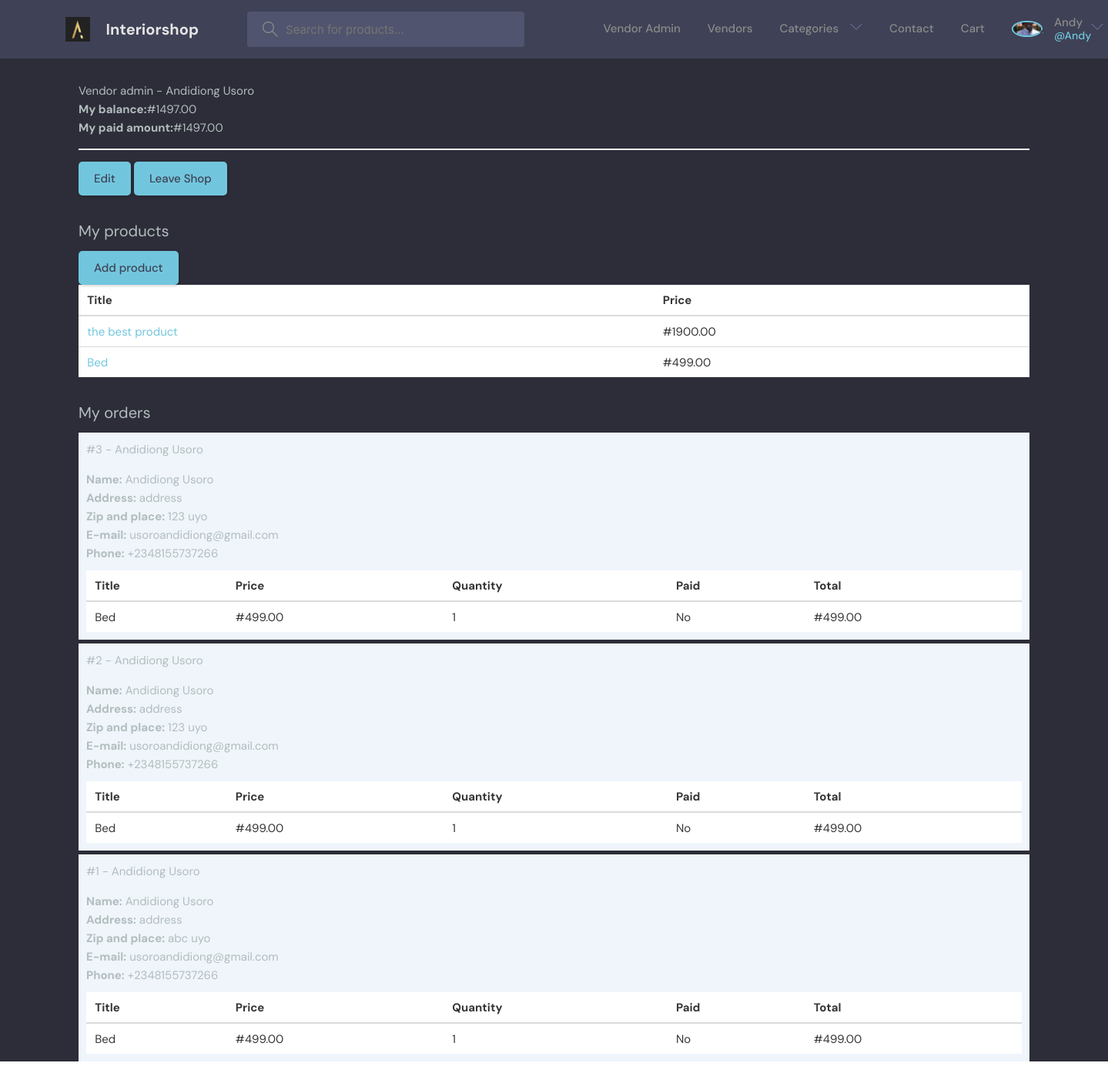
The page /vendor_admin/ (signed in) on the database its author committed.
### projectApp/models.py (models this page shows, shortened)
class User(AbstractUser):
    name = models.CharField(max_length=200, null=True)
    email = models.EmailField(unique=True, null=True)
    bio = models.TextField(null=True)
    avatar = models.ImageField(null=True, default="avatar.svg")
    USERNAME_FIELD = 'email'
    REQUIRED_FIELDS = []
    def get_balance(self):
        items = self.items.filter(vendor_paid=False, order__vendors__in=[self.id])
        return sum((item.product.price*item.quantity) for item in items)
    def get_paid_amount(self):
        items = self.items.filter(vendor_paid=False, order__vendors__in=[self.id])
        return sum((item.product.price*item.quantity) for item in items)

class OrderItem(models.Model):
    order = models.ForeignKey(
        Order, related_name='items', on_delete=models.CASCADE)
    product = models.ForeignKey(
        Product, related_name='items', on_delete=models.CASCADE)
    vendor = models.ForeignKey(
        User, related_name='items', on_delete=models.CASCADE)
    vendor_paid = models.BooleanField(default=False)
    price = models.DecimalField(max_digits=8, decimal_places=2)
    quantity = models.IntegerField(default=1)
    def get_total_price(self):
        return self.price* self.quantity

class Product(models.Model):
    category = models.ForeignKey(
        Category, related_name='products', on_delete=models.CASCADE)
    vendor = models.ForeignKey(
        User, related_name='products', on_delete=models.CASCADE)
    title = models.CharField(max_length=255)
    slug = models.SlugField(max_length=255)
    description = models.TextField(blank=True, null=True)
    price = models.DecimalField(max_digits=6, decimal_places=2)
    date_added = models.DateTimeField(auto_now_add=True)
    image = models.ImageField(upload_to='uploads/', blank=True, null=True)
    thumbnail = models.ImageField(upload_to='uploads/', blank=True, null=True)
    class Meta:
        ordering = ['-date_added']

class Order(models.Model):
    first_name = models.CharField(max_length=100)
    last_name = models.CharField(max_length=100)
    email = models.CharField(max_length=100)
    address = models.CharField(max_length=100)
    zipcode = models.CharField(max_length=100)
    place = models.CharField(max_length=100)
    phone = models.CharField(max_length=100)
    created_at = models.DateTimeField(auto_now_add=True)
    paid_amount = models.DecimalField(max_digits=8, decimal_places=2)
    vendors = models.ManyToManyField(User, related_name='orders')
    class Meta:
        ordering = ['-created_at']

### projectApp/views.py (the view)
# urls.py: path('vendor_admin/', vendor_admin, name="vendor_admin"),
@login_required(login_url='login')
def vendor_admin(request):
    vendor = request.user  # .vendor
    products = Product.objects.all()
    orders = vendor.orders.all()
    for order in orders:
        order.vendor_amount = 0
        order.vendor_paid_amount = 0
        order.fully_paid = True
        for item in order.items.all():
            if item.vendor == request.user:     # .vendor
                if item.vendor_paid:
                    order.vendor_paid_amount += item.get_total_price()
                else:
                    order.vendor_amount += item.get_total_price()
                    order.fully_paid = False
    context = {'vendor': vendor, 'products': products, 'orders':orders}
    return render(request, 'projectApp/vendor_admin.html', context)

### projectApp/cart.py (called while the page is built)
    def __len__(self):
        return sum(item['quantity'] for item in self.cart.values())

### projectApp/context_processors.py (called while the page is built)
def menu_categories(request):
    categories = Category.objects.all()
    return {'menu_categories':categories}

def cart(request):
    return {'cart': Cart(request)}

### projectApp/templates/projectApp/vendor_admin.html (shortened to what this page needs)
{% extends 'emains.html' %}
{% block content %}
<div class="container">
    <div class = "layout__body">
    <h1 >Vendor admin - {{vendor.name}}</h1>
    <b>My balance:</b>#{{vendor.get_balance}}<br>
    <b>My paid amount:</b>#{{vendor.get_paid_amount}}
    <hr>
    <a class="btn btn--main" href="{% url 'edit_vendor' %}">Edit</a>
    <a class="btn btn--main" href="{% url 'front-page' %}">Leave Shop</a>
    </div>
    <div class = "layout__body">
        <h2 class = "is-size-3 mb-4">My products</h2>
        <a class="btn btn--main" href="{% url 'add_product' %}">Add product</a>
        {% if products %}
        <table class = "table is-fullwidth">
            <thead>
                <tr>
                    <th>Title</th>
                    <th>Price</th>
                </tr>
            </thead>
            <tbody>
                {% for product in products %}
                <tr>
                    <td><a href = "{% url 'product' product.category.slug product.slug %}">{{product.title}}</a></td>
                    <td> #{{product.price}}</td>
                </tr>
                {% endfor %}
            </tbody>
        </table>
        {% else %}
        <p>you don't have any products yet...</p>
        {% endif %}
    </div>
    <div class="layout__body">
        <h2 class="is-size-3 mb-4">My orders</h2>
        {% if orders %}
            {% for order in orders %}
                <div class="{% if order.fully_paid %}has-background-success-light{% else %}has-background-info-light{% endif %} mb-2 p-4">
                    <div class="columns is-multiline">
                        <div class="column is-6">
                            <h3 class="is-size-4">#{{ order.id }} - {{ order.first_name }} {{ order.last_name }}</h3>
                        </div>
                        <div class="column is-12">
                            <b>Name:</b> {{ order.first_name }} {{ order.last_name }}<br>
                            <b>Address:</b> {{ order.address }}<br>
                            <b>Zip and place:</b> {{ order.zipcode }} {{ order.place }}<br>
                            <b>E-mail:</b> {{ order.email }}<br>
                            <b>Phone:</b> {{ order.phone }}
                            <table class="table is-fullwidth mt-4">
                                <thead>
                                    <tr>
                                        <th>Title</th>
                                        <th>Price</th>
                                        <th>Quantity</th>
                                        <th>Paid</th>
                                        <th>Total</th>
                                    </tr>
                                </thead>
                                <tbody>
                                    {% for item in order.items.all %}
                                        {% if item.vendor == request.user %}
                                            <tr>
                                                <td>{{ item.product.title }}</td>
                                                <td>#{{ item.product.price }}</td>
                                                <td>{{ item.quantity }}</td>
                                                <td>{{ item.vendor_paid|yesno:"Yes,No" }}</td>
                                                <td>#{{ item.get_total_price }}</td>
                                            </tr>
                                        {% endif %}
                                    {% endfor %}
                                </tbody>
                            </table>
                        </div>
                    </div>
                </div>
            {% endfor %}
        {% endif %}
    </div>
</div>
{% endblock content %}

### templates/enavbar.html (shortened to what this page needs)
{% load static %}
<header class="header header--loggedIn">
    <div class="container">
      <a href="{% url 'home' %}" class="header__logo">
        <img src="{% static 'images/favicon.png' %}" />
        <h1>Interiorshop</h1>
      </a>
      <form class="header__search" method = "get" action = "{% url 'search' %}">
        <label>
          <input name = "q" placeholder="Search for products..." />
        </label>
      </form>
        <nav class="header__menu">
        {% if request.user.is_authenticated %}
        <div class="header__user">
            <a href = "{% url 'vendor_admin' %}" class = "navbar-item">Vendor Admin</a>
        <a href="{% url 'vendors' %}" class = "navbar-item">Vendors</a>
        <a class = "navbar-item">Categories<button class="dropdown-button">
            <svg version="1.1" xmlns="http://www.w3.org/2000/svg" width="32" height="32" viewBox="0 0 32 32">
              <title>chevron-down</title>
              <path d="M16 21l-13-13h-3l16 16 16-16h-3l-13 13z"></path>
            </svg>
          </button>
        </a>
        <a href = "{% url 'contact' %}" class = "navbar-item">Contact</a>
        <a href = "{% url 'cart' %}" class = "navbar-item">Cart{% if cart %} ({{cart|length}}){% endif %}</a>
        <div class = "navbar-item">
          <a href="{% url 'update-user' %}" >
            <div class="avatar avatar--medium active">
              <img src="{{request.user.avatar.url}}" />
            </div>
            <p>{{request.user.username}} <span>@{{request.user.username}}</span></p>
          </a>
          <button class="dropdown-button">
            <svg version="1.1" xmlns="http://www.w3.org/2000/svg" width="32" height="32" viewBox="0 0 32 32">
              <title>chevron-down</title>
              <path d="M16 21l-13-13h-3l16 16 16-16h-3l-13 13z"></path>
            </svg>
          </button>
        </div>
        </div>
            {% else %}
        <a href="{% url 'login' %}">
          <img src="{% static 'images/avatar.svg' %}" />
          <p>Login</p>
        </a>
        {%  endif %}
    </div>
  </header>

### static/styles/emains.css (style rules this page uses)
:root { --color-main: #71c6dd; --color-main-light: #e1f6fb; --color-dark: #3f4156; --color-dark-medium: #51546e; --color-dark-light: #696d97; --color-light: #e5e5e5; --color-gray: #8b8b8b; --color-light-gray: #b2bdbd; --color-bg: #2d2d39; --color-success: #5dd693; --color-error: #fc4b0b; }
* { font-family: "DM Sans", -apple-system, BlinkMacSystemFont, "Segoe UI", Roboto, Oxygen, Ubuntu, Cantarell, "Open Sans", "Helvetica Neue", sans-serif; margin: 0; padding: 0; box-sizing: border-box; text-rendering: optimizeLegibility; font-size: inherit; }
html { font-size: 56.25%; }
@media only screen and (min-width: 1200px) { html { font-size: 62.5%; } }
body { line-height: 1.6; font-weight: 400; font-size: 1.5rem; color: var(--color-light-gray); background-color: var(--color-bg); min-height: 100vh; }
img { width: 100%; }
a { display: inline-block; color: var(--color-main); text-decoration: none; }
.container { max-width: 120rem; width: 90%; margin: auto; }
.btn { background-color: transparent; border: none; display: inline-flex; align-items: center; gap: 1rem; cursor: pointer; transition: all ease-in-out 0.3s; padding: 1rem 2rem; border-radius: 5px; box-shadow: 1px 1px 3px 1px rgba(0, 0, 0, 0.15); font-weight: 500; }
.btn--main { background-color: var(--color-main); color: var(--color-dark); }
.avatar { position: relative; display: inline-block; border-radius: 50%; border: 2px solid var(--color-main); }
.avatar img { display: block; border-radius: 50%; object-fit: cover; object-position: center; }
.avatar::after { content: ""; display: block; position: absolute; background-color: var(--color-gray); z-index: 111; border-radius: 50%; border: 0.3rem solid var(--color-dark); }
.avatar.active::after { background-color: var(--color-success); }
.avatar.avatar--medium img { width: 3.6rem; height: 3.6rem; border-radius: 50%; }
.avatar.avatar--medium:after { width: 0.7rem; height: 0.7rem; bottom: 0px; right: -6px; }
.header { padding: 1.5rem; background-color: var(--color-dark); }
.header > .container { display: flex; gap: 9.5rem; }
.header__logo, .header__user { display: flex; gap: 2rem; align-items: center; }
.header__logo > img { height: 3.2rem; width: 3.2rem; }
.header__logo > h1 { font-weight: 700; font-size: 2rem; color: var(--color-light); }
.header__search > label { background-color: var(--color-dark-medium); padding: 1.3rem 1rem; display: flex; align-items: center; gap: 1rem; border-radius: 4px; }
.header__search svg { fill: var(--color-gray); width: 2rem; height: 2rem; margin-left: 1rem; }
.header__search input { width: 30rem; background: transparent; border: none; outline: none; color: var(--color-light); }
.header__menu { margin-left: auto; position: relative; }
.header__menu a { display: flex; gap: 1.5rem; align-items: center; font-weight: 500; text-decoration: none; color: var(--color-gray); }
.header__menu img { height: 3.6rem; }
.header__menu p { line-height: 1.2; }
.header__menu span { color: var(--color-main); font-weight: 500; font-size: 1.4rem; display: block; }
.header__menu svg { width: 1.6rem; height: 1.6rem; fill: var(--color-dark-light); }
.dropdown-button { background: transparent; border: 0; outline: 0; cursor: pointer; }
.layout__body { margin: 3rem; }

### rows shown on the page
User: user.avatar (picture), user.username "Andy", name "Andidiong Usoro", get_balance "1497.00", get_paid_amount "1497.00"
Product: title "the best product", price "1900.00"
Product: title "Bed", price "499.00"
Order: id "3", first_name "Andidiong", last_name "Usoro", address "address", zipcode "123", place "uyo", email "usoroandidiong@gmail.com", phone "+2348155737266"
OrderItem: product "Bed", product.price "499.00", quantity "1", vendor_paid "No", get_total_price "499.00"
Order: id "2", first_name "Andidiong", last_name "Usoro", address "address", zipcode "123", place "uyo", email "usoroandidiong@gmail.com", phone "+2348155737266"
OrderItem: product "Bed", product.price "499.00", quantity "1", vendor_paid "No", get_total_price "499.00"
Order: id "1", first_name "Andidiong", last_name "Usoro", address "address", zipcode "abc", place "uyo", email "usoroandidiong@gmail.com", phone "+2348155737266"
OrderItem: product "Bed", product.price "499.00", quantity "1", vendor_paid "No", get_total_price "499.00"
